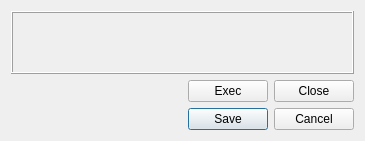
<?xml version="1.0" encoding="UTF-8"?>
<ui version="4.0">
 <class>TestWidgetsDialog</class>
 <widget class="QDialog" name="TestWidgetsDialog">
  <property name="geometry">
   <rect>
    <x>0</x>
    <y>0</y>
    <width>365</width>
    <height>141</height>
   </rect>
  </property>
  <property name="windowTitle">
   <string>Test Widgets</string>
  </property>
  <property name="layoutDirection">
   <enum>Qt::LeftToRight</enum>
  </property>
  <layout class="QVBoxLayout" name="verticalLayout">
   <item>
    <widget class="QFrame" name="frame">
     <property name="frameShape">
      <enum>QFrame::Box</enum>
     </property>
     <property name="frameShadow">
      <enum>QFrame::Raised</enum>
     </property>
     <layout class="QVBoxLayout" name="verticalLayout_2"/>
    </widget>
   </item>
   <item>
    <layout class="QHBoxLayout" name="horizontalLayout">
     <item>
      <spacer name="horizontalSpacer">
       <property name="orientation">
        <enum>Qt::Horizontal</enum>
       </property>
       <property name="sizeHint" stdset="0">
        <size>
         <width>40</width>
         <height>20</height>
        </size>
       </property>
      </spacer>
     </item>
     <item>
      <widget class="QPushButton" name="btnExec">
       <property name="text">
        <string>Exec</string>
       </property>
      </widget>
     </item>
     <item>
      <widget class="QPushButton" name="btnClose">
       <property name="text">
        <string>Close</string>
       </property>
      </widget>
     </item>
    </layout>
   </item>
   <item>
    <widget class="QDialogButtonBox" name="buttonBox">
     <property name="orientation">
      <enum>Qt::Horizontal</enum>
     </property>
     <property name="standardButtons">
      <set>QDialogButtonBox::Cancel|QDialogButtonBox::Save</set>
     </property>
    </widget>
   </item>
  </layout>
 </widget>
 <resources/>
 <connections>
  <connection>
   <sender>buttonBox</sender>
   <signal>accepted()</signal>
   <receiver>TestWidgetsDialog</receiver>
   <slot>accept()</slot>
   <hints>
    <hint type="sourcelabel">
     <x>248</x>
     <y>254</y>
    </hint>
    <hint type="destinationlabel">
     <x>157</x>
     <y>274</y>
    </hint>
   </hints>
  </connection>
  <connection>
   <sender>buttonBox</sender>
   <signal>rejected()</signal>
   <receiver>TestWidgetsDialog</receiver>
   <slot>reject()</slot>
   <hints>
    <hint type="sourcelabel">
     <x>316</x>
     <y>260</y>
    </hint>
    <hint type="destinationlabel">
     <x>286</x>
     <y>274</y>
    </hint>
   </hints>
  </connection>
 </connections>
</ui>
